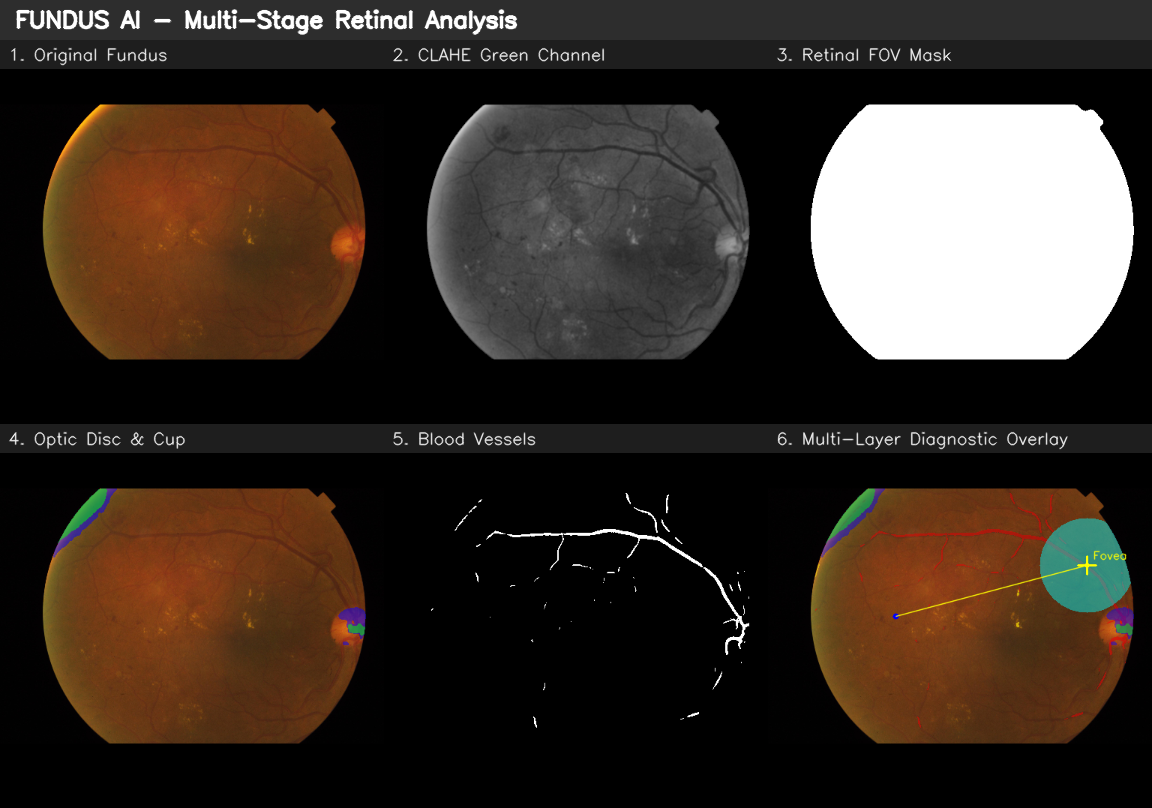
#> input picture ketqua/full_run/000c1434d8d7/report_panel.png, 1152 x 808 px
$ python -i cotton_wool.py   (imports and definitions only)
#> lines starting #> are read from the running program, lines starting #| are printed output that depends on the picture; after the words box and inside, x2 and y2 are one past the last pixel; in counts of white or black regions, pixels touching at a corner belong together
#> further down, picture is the input picture: shape (808, 1152, 3); mean B, G, R 38.1, 46.2, 56.9
"""Cotton wool spot (CWS / soft exudate) detection."""

from typing import Dict, Any, Tuple, List, Optional
import cv2
import numpy as np


class CottonWoolSpotDetector:
    """Detects soft exudates / cotton wool spots (nerve fiber layer infarcts)."""

    def __init__(self, model_path: Optional[str] = None):
        self.model_path = model_path

    def detect(
        self,
        image_bgr: np.ndarray,
        fov_mask: Optional[np.ndarray] = None,
        od_mask: Optional[np.ndarray] = None
    ) -> Tuple[np.ndarray, List[Dict[str, Any]], Dict[str, Any]]:
        """Extracts cotton wool spot candidates.

        Args:
            image_bgr: Fundus image.
            fov_mask: Retinal FOV mask.
            od_mask: Optic disc mask to exclude false positives.

        Returns:
            cws_mask: Binary uint8 mask.
            lesions_list: List of individual CWS spots.
            summary: Summary statistics.
        """
        h, w = image_bgr.shape[:2]
#> h = 808; w = 1152
        cws_mask = np.zeros((h, w), dtype=np.uint8)

        # CWS are grayish-white fluffy patches with ill-defined borders
        gray = cv2.cvtColor(image_bgr, cv2.COLOR_BGR2GRAY)
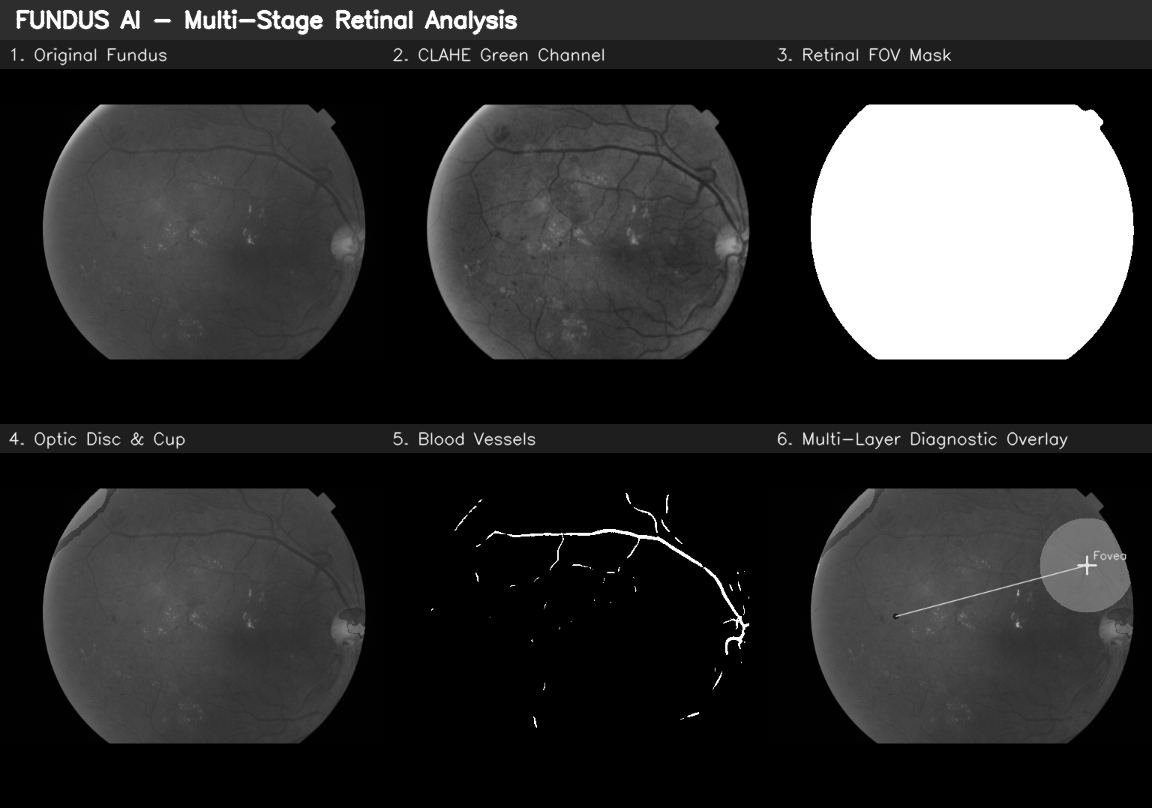
#> gray: shape (808, 1152); min 0, max 255, mean 48.5
        kernel = cv2.getStructuringElement(cv2.MORPH_ELLIPSE, (25, 25))
        tophat = cv2.morphologyEx(gray, cv2.MORPH_TOPHAT, kernel)
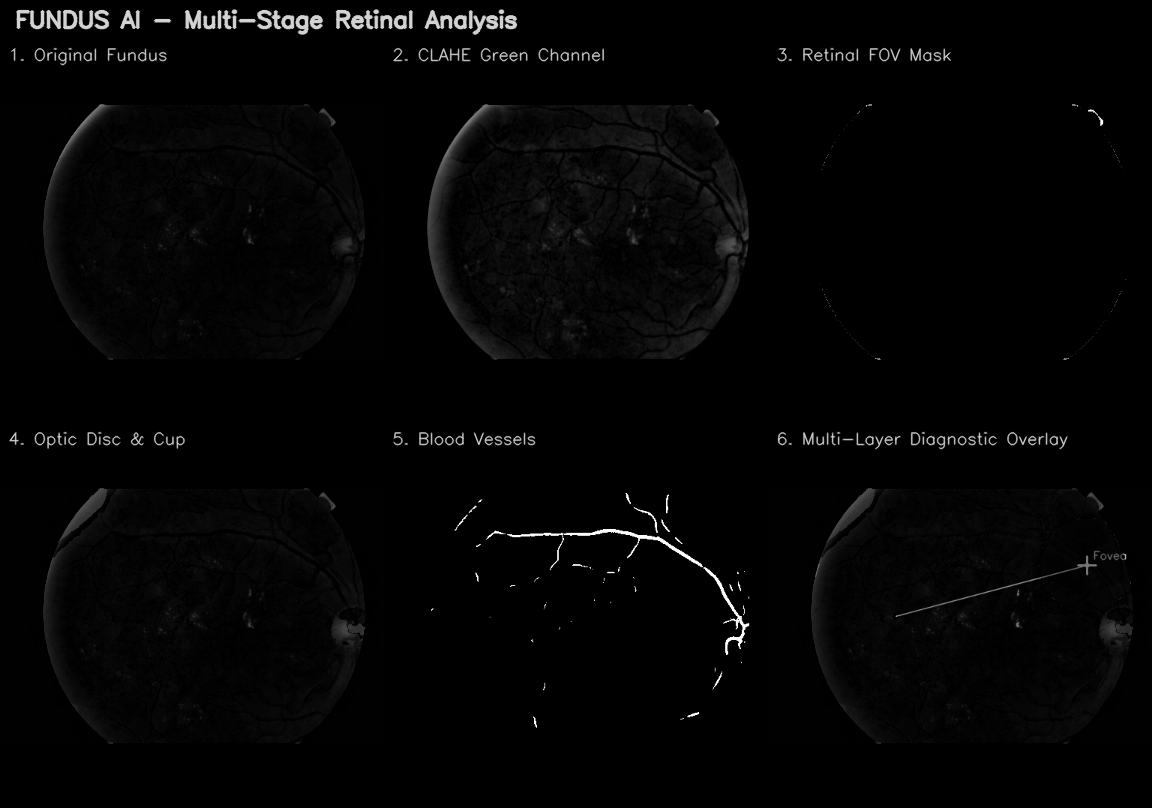
#> tophat: shape (808, 1152); min 0, max 255, mean 4.7

        _, thresh = cv2.threshold(tophat, 40, 255, cv2.THRESH_BINARY)
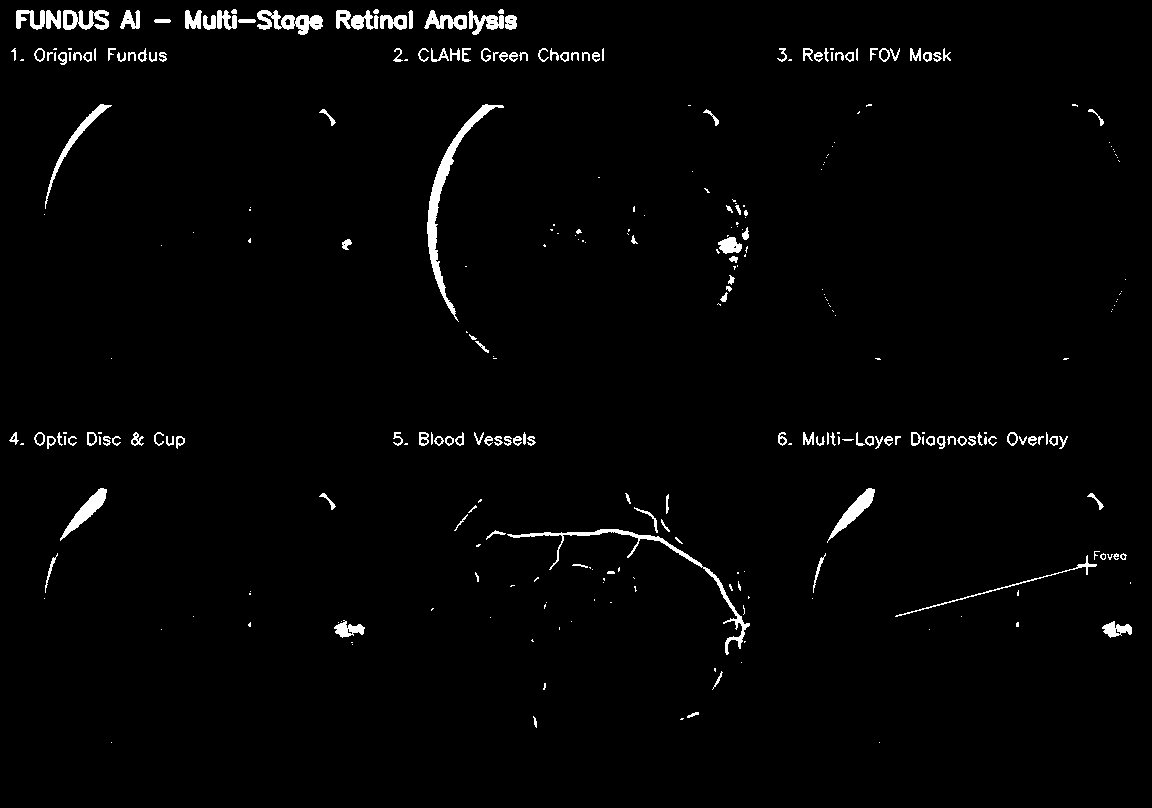
#> thresh: shape (808, 1152); 1.9% white; 311 white regions (152 under 20 px)

        if od_mask is not None:
            dilated_od = cv2.dilate(od_mask, cv2.getStructuringElement(cv2.MORPH_ELLIPSE, (25, 25)))
            thresh = cv2.bitwise_and(thresh, cv2.bitwise_not(dilated_od))

        if fov_mask is not None:
            thresh = cv2.bitwise_and(thresh, fov_mask)

        contours, _ = cv2.findContours(thresh, cv2.RETR_EXTERNAL, cv2.CHAIN_APPROX_SIMPLE)
#> contours = 311 contours, 193 with area under 20; largest, box (x1, y1, x2, y2) and area: (427, 104, 504, 322) 1628, (507, 529, 750, 655) 976, (257, 10, 323, 35) 711, (60, 488, 107, 541) 600, (827, 488, 875, 543) 588
        lesions_list = []

        for c in contours:
            area = cv2.contourArea(c)
            if 100 < area < 4000:
                cv2.drawContours(cws_mask, [c], -1, 255, -1)
                M = cv2.moments(c)
                cx = int(M["m10"] / (M["m00"] + 1e-6))
                cy = int(M["m01"] / (M["m00"] + 1e-6))
                lesions_list.append({
                    "type": "cotton_wool_spot",
                    "centroid": [cx, cy],
                    "area_px2": float(area),
                    "confidence": 0.82
                })
#> this loop made 311 passes
#> (area, cx, cy) on passes 20, 23, 56, 67, 77, 78, 118, 133, 138, 185, 237, 238: (253.5, 1116, 629), (263.5, 348, 629), (176, 1018, 583), (976, 658, 568), (588, 854, 510), (599.5, 86, 510), (102, 1011, 438), (103, 423, 438), (101, 91, 438), (248.5, 729, 245), (1627.5, 446, 195), (502, 77, 137)
#> area on passes 5, 7, 58, 60: 21.5, 21.5, 24.5, 23
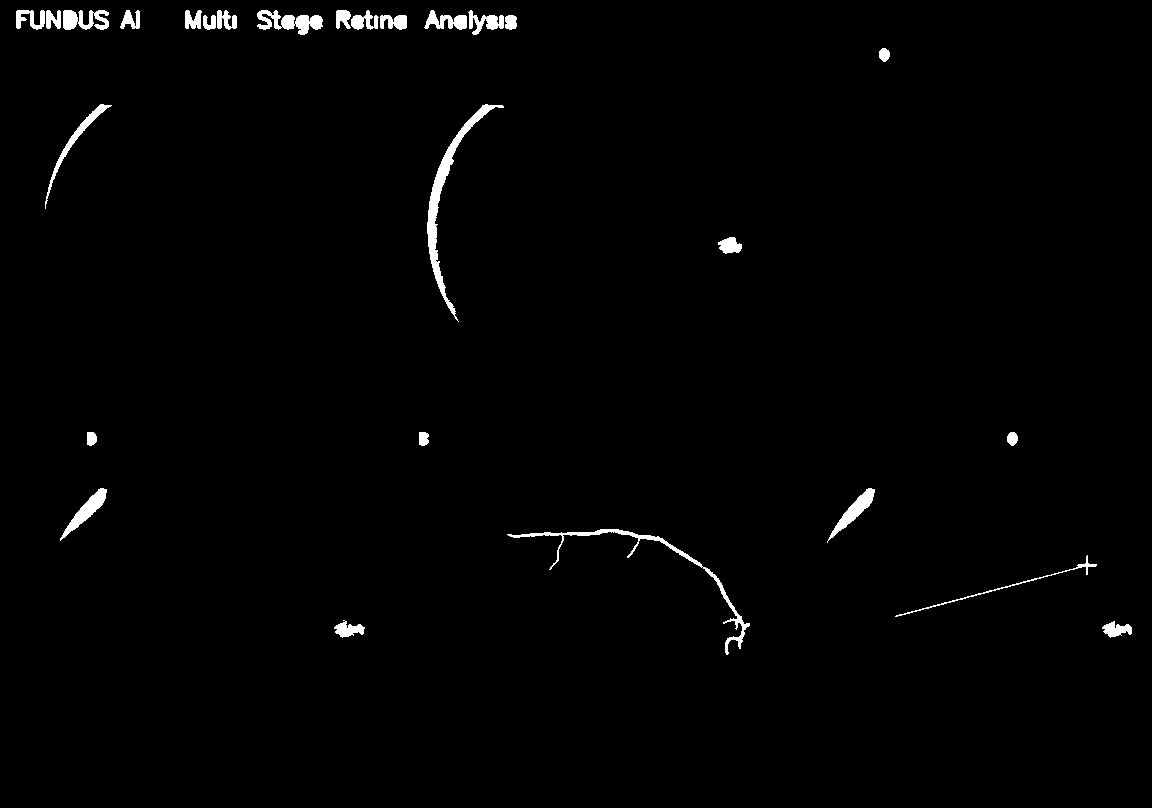
#> cws_mask: shape (808, 1152); 1.3% white; 27 white regions, largest, box (x1, y1, x2, y2) and area: (427, 104, 504, 322) 1869, (507, 529, 750, 655) 1361, (257, 10, 323, 35) 847
#> after the loop, lesions_list = 27 items

        total_area = float(np.sum(cws_mask > 0))
#> total_area = 11652
        valid_fov = int(np.sum(fov_mask > 0)) if fov_mask is not None else (h * w)
#> valid_fov = 930816

        summary = {
            "type": "cotton_wool_spot",
            "count": len(lesions_list),
            "total_area_px2": total_area,
            "area_ratio_percent": round((total_area / max(valid_fov, 1)) * 100.0, 4)
        }
#> summary = {'type': 'cotton_wool_spot', 'count': 27, 'total_area_px2': 11652, 'area_ratio_percent': 1.25}

        return cws_mask, lesions_list, summary

>>> import cv2
>>> picture = cv2.imread('../../ketqua/full_run/000c1434d8d7/report_panel.png')
>>> result = CottonWoolSpotDetector().detect(picture)
